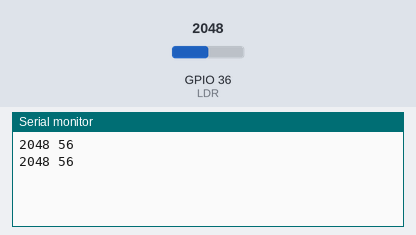
Bench run of a sketch on a simulated ESP32. Parts: the last lines printed to the serial monitor. The test bench sets the inputs (shaded band); at power-on: GPIO 36 (LDR) = 2048.

Above: at 1.8 s.
1.9 s: GPIO 36 (LDR) set to 2866
At 2.8 s:
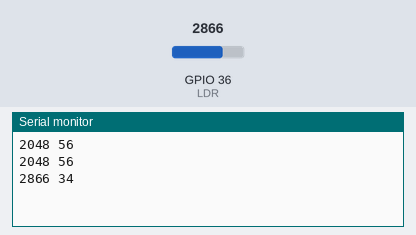
3.4 s: GPIO 36 (LDR) set to 3603
At 4.8 s:
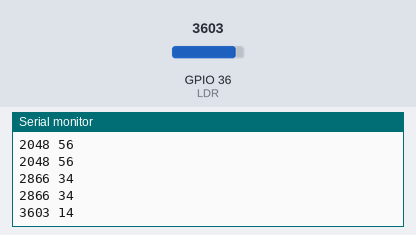
Timing chart, 0 to 6.4 s (numbered marks = the images above; inputs shaded):
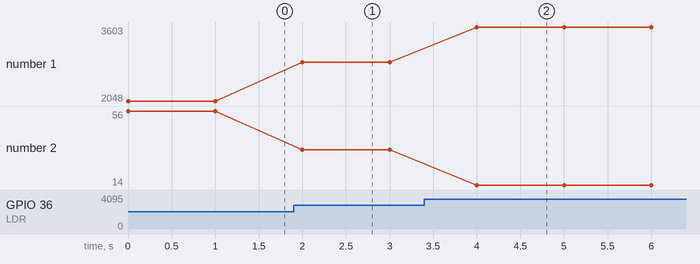

Measured:
- after the input at 1.9 s, the serial monitor: prints a new line after 0.10 s (image 1)
- after the input at 3.4 s, the serial monitor: prints a new line after 0.60 s (image 2)
- plotted number 1: 2048 → 2866 after the input at 1.9 s, 2866 → 3603 after the input at 3.4 s
- plotted number 2: 56 → 34 after the input at 1.9 s, 34 → 14 after the input at 3.4 s

The sketch:

LDR_light_percentage.ino
```cpp
#define LDR 36  //LDR is connected to ADC1 (GPIO36, VP pin)
int Light, Percent;
void setup() {
  Serial.begin(9600);
}

void loop() {
  Light = analogRead(LDR);
  Percent = map(Light, 400, 4095, 100, 0);
  Serial.print(Light);
  Serial.print(" ");
  Serial.println(Percent);
  delay(1000);

}
```
